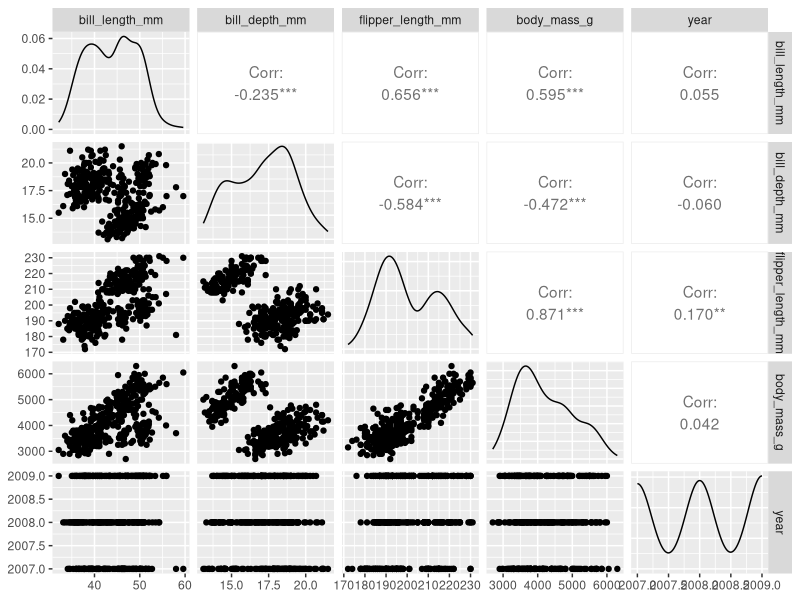
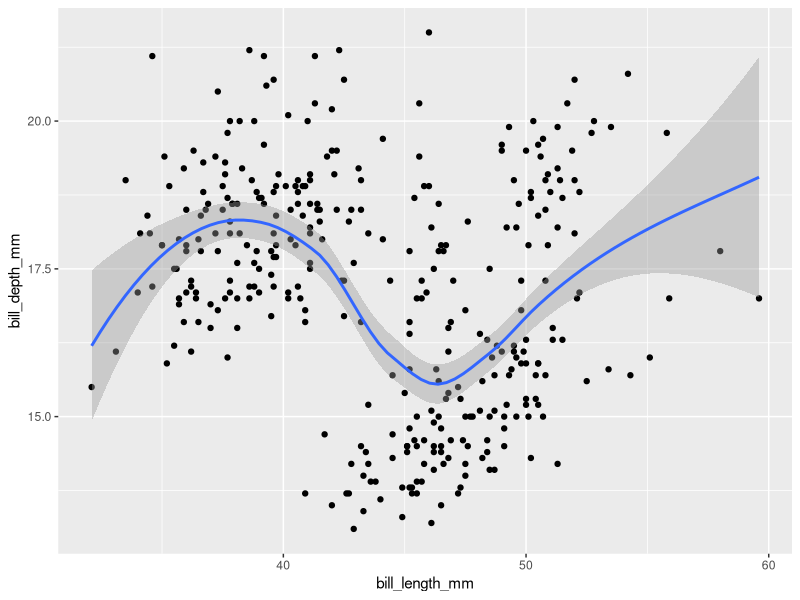
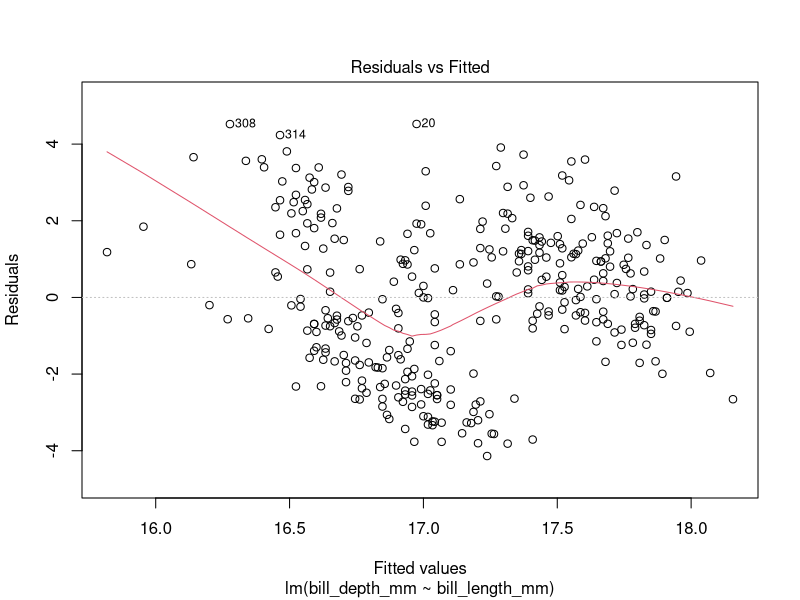
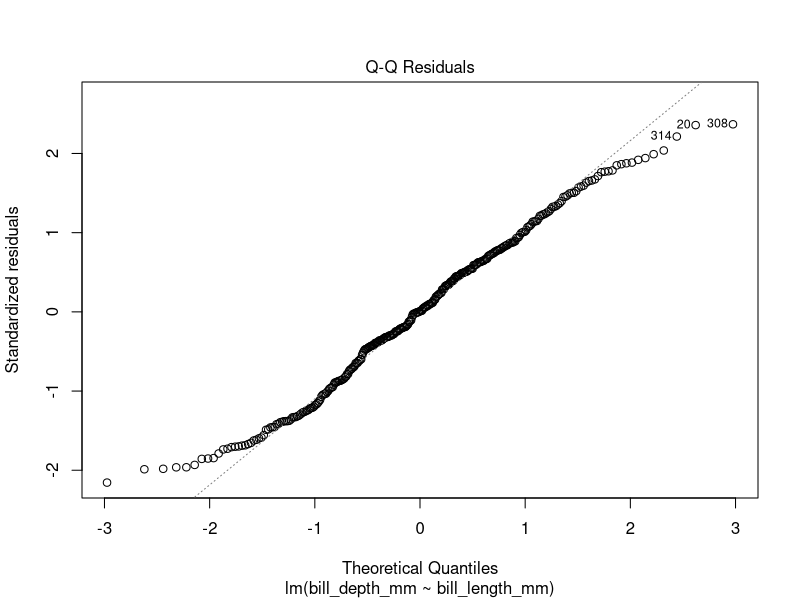
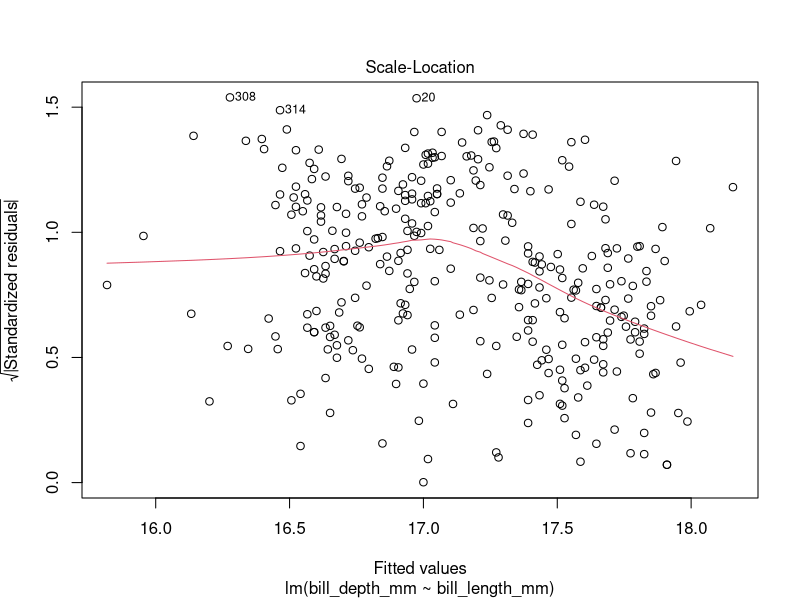
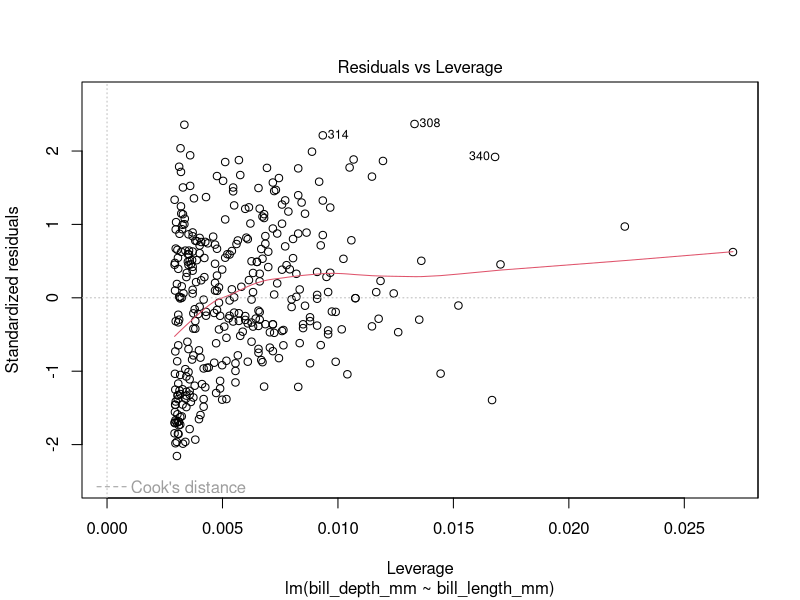
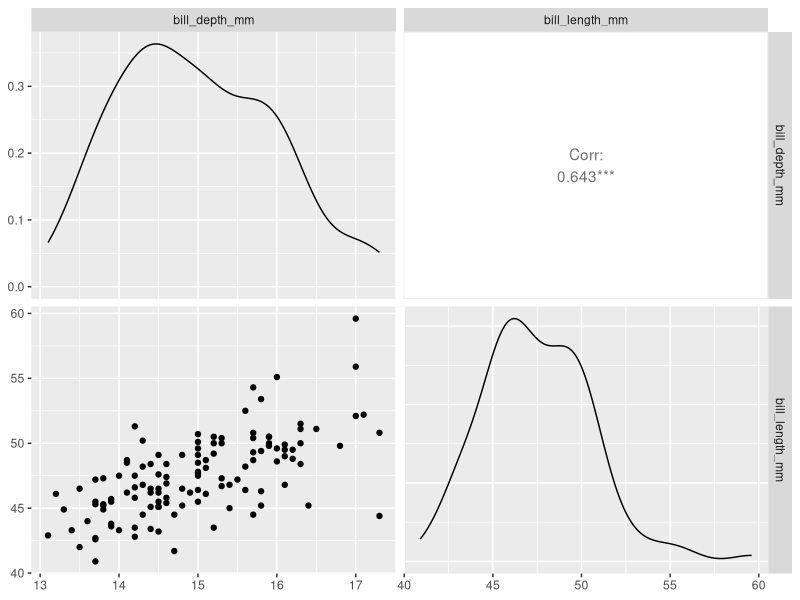
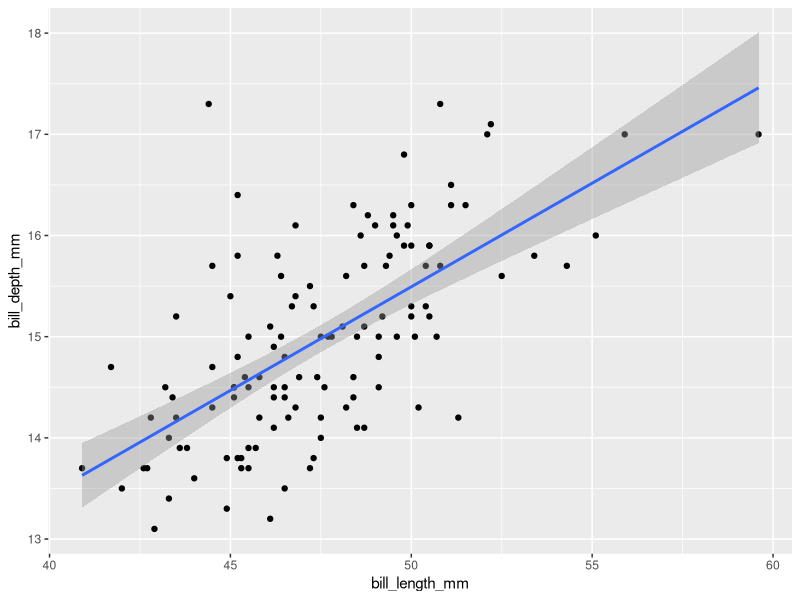

The R script that drew these images, in order:
# 03.03.2024
# JMN
# Class Script
# Unit 3.5

# Linear Models
# basis of modeling
# predicting y as a function of x
library(tidyverse)
library(palmerpenguins)
library(GGally)

head(penguins)
summary(penguins)
ggpairs(data = penguins %>% select(where(is.numeric)))

# build a bad model (y as a function of x)
lm_1 = lm(bill_depth_mm ~ bill_length_mm, data = penguins)
summary(lm_1)

str(lm_1) # ugly output but it shows you more info
class(lm_1)

ggplot(data = penguins, aes(x = bill_length_mm, y = bill_depth_mm)) +
  geom_point() +
  geom_smooth(methods="lm")

plot(lm_1)

# better one species model
gentoo = penguins %>% filter(species == "Gentoo")
gentoo %>%
  select(bill_depth_mm, bill_length_mm) %>%
  GGally::ggpairs()
lm_2 = lm(bill_depth_mm ~ bill_length_mm, data = gentoo)
summary(lm_2)

ggplot(data = gentoo, aes(x = bill_length_mm, y = bill_depth_mm)) +
  geom_point() + 
  geom_smooth(method = "lm")
plot(lm_2)


ggplot(data = penguins) +
  geom_point(aes(x = bill_length_mm, y = bill_depth_mm, color = species)) +
  geom_smooth(aes(x = bill_length_mm, y = bill_depth_mm, color = species),method = "lm") +
  geom_smooth(aes(x = bill_length_mm, y = bill_depth_mm), method = "lm", color= "black") + 
  labs(x = "Bill Length (mm)", y = "Bill Depth (mm)", title = "pangwangs bill depth prediction") +
  theme_bw()
ggsave(filename="figures/bill_length_v_bill_depth_species.png", height=5, width=7, units="in", dpi=300)

# Exercise 5.1
lm_3 = lm(data = penguins, flipper_length_mm ~ bill_depth_mm)
summary(lm_3)
plot(lm_3)
lm_4 = lm(data = gentoo, flipper_length_mm ~ bill_depth_mm)
summary(lm_4)
plot(lm_4)

ggplot(data = penguins) +
  geom_point(aes(x = flipper_length_mm, y = bill_depth_mm, color = species)) +
  geom_smooth(aes(x = flipper_length_mm, y = bill_depth_mm, color = species),method = "lm") +
  geom_smooth(aes(x = flipper_length_mm, y = bill_depth_mm), method = "lm", color= "black") + 
  labs(x = "Flipper Length (mm)", y = "Bill Depth (mm)", title = "Penguin Bill Depth Prediction") +
  theme_bw()
